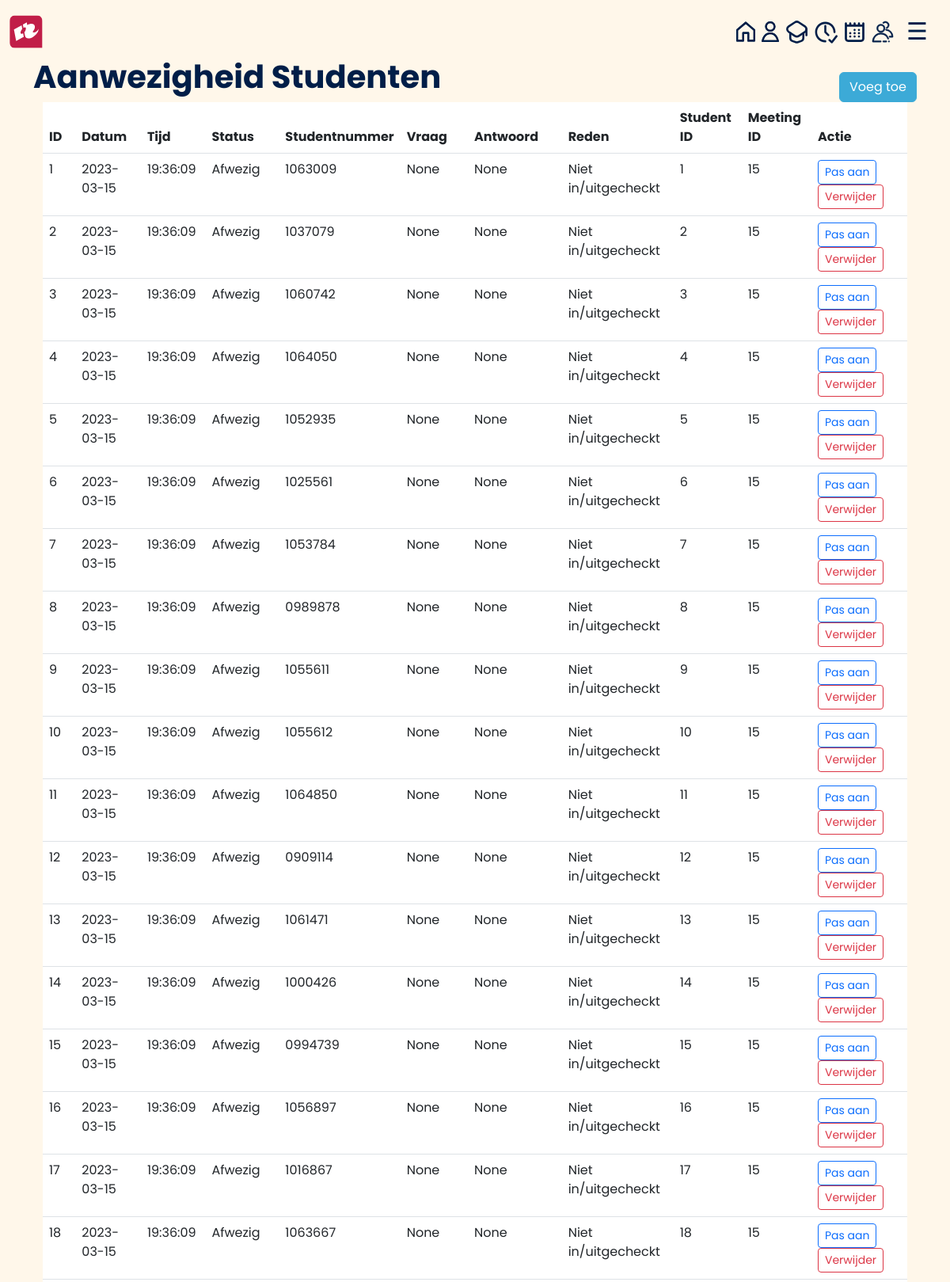
The app's page /admin/attendance (signed in, upper part) with its own data.
### tables this page shows
CREATE TABLE Attendance
                  (attendance_id INTEGER PRIMARY KEY,
                   enrollment_id INTEGER,
                   attendance_date TEXT,
                   attendance_time TEXT,
                   status TEXT, Studentnumber TEXT, Question TEXT, Answer TEXT, Reason TEXT, Student_id INTEGER, Meeting_id INTEGER REFERENCES Meeting(Meeting_id), class_id INTEGER REFERENCES Students(class_id),
                   FOREIGN KEY(enrollment_id) REFERENCES Enrollments(enrollment_id));

### lib/admin_routes.py (the view)
@admin.route('/admin/attendance', methods=['GET'])
def admin_attendance():
    if 'admin_logged_in' in session:
        c.execute("SELECT * FROM Attendance")
        attendances = c.fetchall()
        return render_template('admin/admin_attendance.html', attendances=attendances)
    else:
        return redirect(url_for('index'))

### templates/admin/admin_attendance.html (shortened to what this page needs)
{% extends "base5.html" %}
{% block content %}
<head>
</head>
<body>
  <div style="padding-top: 25px;" class="d-flex justify-content-between align-items-end">
    <h1 class="fw-bold">Aanwezigheid Studenten</h1>
    <a href="/admin/attendance/add" class="btn btn-primary">Voeg toe</a>
  </div>
    <div class="container">
      <table class="table table-hover">
        <thead>
          <tr>
            <th>ID</th>
            <th>Datum</th>
            <th>Tijd</th>
            <th>Status</th>
            <th>Studentnummer</th>
            <th>Vraag</th>
            <th>Antwoord</th>
            <th>Reden</th>
            <th>Student ID</th>
            <th>Meeting ID</th>
            <th>Actie</th>
          </tr>
        </thead>
        <tbody>
          {% for attendance in attendances %}
            <tr>
              <td>{{ attendance[0] }}</td>
              <td>{{ attendance[2] }}</td>
              <td>{{ attendance[3] }}</td>
              <td>{{ attendance[4] }}</td>
              <td>{{ attendance[5] }}</td>
              <td>{{ attendance[6] }}</td>
              <td>{{ attendance[7] }}</td>
              <td>{{ attendance[8] }}</td>
              <td>{{ attendance[9] }}</td>
              <td>{{ attendance[10] }}</td>
              <td>
                <a href="/admin/attendance/update/{{ attendance[0] }}" class="btn btn-outline-primary btn-sm me-2">Pas aan</a>
                <form action="/admin/attendance/delete" method="post" class="d-inline">
                  <button type="submit" class="btn btn-outline-danger btn-sm">Verwijder</button>
                </form>
              </td>
            </tr>
          {% endfor %}
        </tbody>
      </table>
    </div>
{% endblock %}

### static/admin_dashboard.css (style rules this page uses)
* { -webkit-font-smoothing: antialiased; }
html { font-family: "Poppins", sans-serif; }
body { background-color: #fff7ea; font-family: "Poppins", sans-serif; color: #001e48; transition: background-color .5s; }
.btn-primary { background-color: #3caad7; border-color: #3caad7; }

### records on screen
Attendance: attendance_id "1", attendance_date "2023-03-15", attendance_time "19:36:09", status "Afwezig", Studentnumber "1063009", attendance "None", Reason "Niet in/uitgecheckt", Student "1", Meeting "15"
Attendance: attendance_id "2", attendance_date "2023-03-15", attendance_time "19:36:09", status "Afwezig", Studentnumber "1037079", attendance "None", Reason "Niet in/uitgecheckt", Student "2", Meeting "15"
Attendance: attendance_id "3", attendance_date "2023-03-15", attendance_time "19:36:09", status "Afwezig", Studentnumber "1060742", attendance "None", Reason "Niet in/uitgecheckt", Student "3", Meeting "15"
Attendance: attendance_id "4", attendance_date "2023-03-15", attendance_time "19:36:09", status "Afwezig", Studentnumber "1064050", attendance "None", Reason "Niet in/uitgecheckt", Student "4", Meeting "15"
Attendance: attendance_id "5", attendance_date "2023-03-15", attendance_time "19:36:09", status "Afwezig", Studentnumber "1052935", attendance "None", Reason "Niet in/uitgecheckt", Student "5", Meeting "15"
Attendance: attendance_id "6", attendance_date "2023-03-15", attendance_time "19:36:09", status "Afwezig", Studentnumber "1025561", attendance "None", Reason "Niet in/uitgecheckt", Student "6", Meeting "15"
Attendance: attendance_id "7", attendance_date "2023-03-15", attendance_time "19:36:09", status "Afwezig", Studentnumber "1053784", attendance "None", Reason "Niet in/uitgecheckt", Student "7", Meeting "15"
Attendance: attendance_id "8", attendance_date "2023-03-15", attendance_time "19:36:09", status "Afwezig", Studentnumber "0989878", attendance "None", Reason "Niet in/uitgecheckt", Student "8", Meeting "15"
Attendance: attendance_id "9", attendance_date "2023-03-15", attendance_time "19:36:09", status "Afwezig", Studentnumber "1055611", attendance "None", Reason "Niet in/uitgecheckt", Student "9", Meeting "15"
Attendance: attendance_id "10", attendance_date "2023-03-15", attendance_time "19:36:09", status "Afwezig", Studentnumber "1055612", attendance "None", Reason "Niet in/uitgecheckt", Student "10", Meeting "15"
Attendance: attendance_id "11", attendance_date "2023-03-15", attendance_time "19:36:09", status "Afwezig", Studentnumber "1064850", attendance "None", Reason "Niet in/uitgecheckt", Student "11", Meeting "15"
Attendance: attendance_id "12", attendance_date "2023-03-15", attendance_time "19:36:09", status "Afwezig", Studentnumber "0909114", attendance "None", Reason "Niet in/uitgecheckt", Student "12", Meeting "15"
Attendance: attendance_id "13", attendance_date "2023-03-15", attendance_time "19:36:09", status "Afwezig", Studentnumber "1061471", attendance "None", Reason "Niet in/uitgecheckt", Student "13", Meeting "15"
Attendance: attendance_id "14", attendance_date "2023-03-15", attendance_time "19:36:09", status "Afwezig", Studentnumber "1000426", attendance "None", Reason "Niet in/uitgecheckt", Student "14", Meeting "15"
Attendance: attendance_id "15", attendance_date "2023-03-15", attendance_time "19:36:09", status "Afwezig", Studentnumber "0994739", attendance "None", Reason "Niet in/uitgecheckt", Student "15", Meeting "15"
Attendance: attendance_id "16", attendance_date "2023-03-15", attendance_time "19:36:09", status "Afwezig", Studentnumber "1056897", attendance "None", Reason "Niet in/uitgecheckt", Student "16", Meeting "15"
Attendance: attendance_id "17", attendance_date "2023-03-15", attendance_time "19:36:09", status "Afwezig", Studentnumber "1016867", attendance "None", Reason "Niet in/uitgecheckt", Student "17", Meeting "15"
Attendance: attendance_id "18", attendance_date "2023-03-15", attendance_time "19:36:09", status "Afwezig", Studentnumber "1063667", attendance "None", Reason "Niet in/uitgecheckt", Student "18", Meeting "15"
